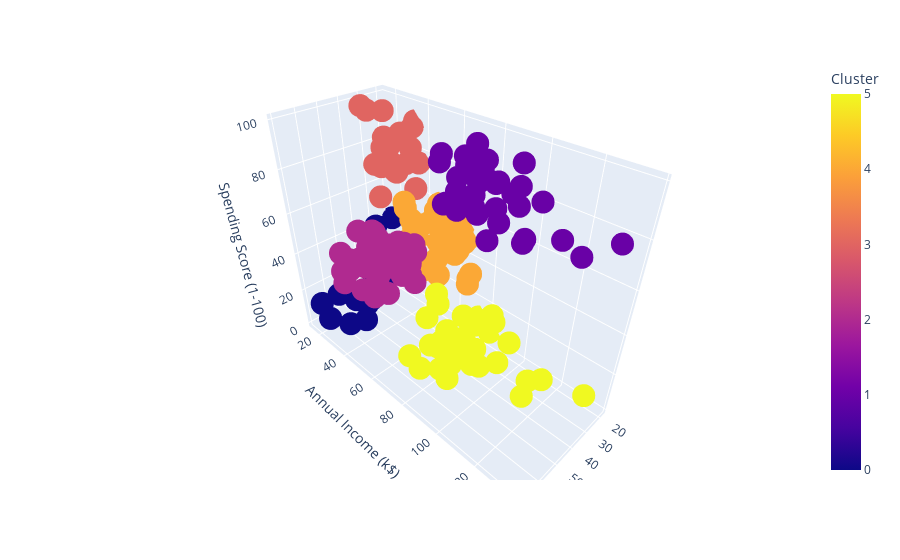

Notebook cell for this chart:
### Code cell
# plot using plotly
fig = px.scatter_3d(X_res, x='Age', y='Annual Income (k$)', z='Spending Score (1-100)', color='Cluster')
fig.show()

### Figure 1 — Plotly figure (JSON) as saved in the notebook; plotly's stock layout.template omitted (floating-point values rounded to 4 significant figures; data arrays with more than 128 entries replaced by an {"elided": "..."} marker saying what was removed)
{"data": [{"hovertemplate": "Age=%{x}<br>Annual Income (k$)=%{y}<br>Spending Score (1-100)=%{z}<br>Cluster=%{marker.color}<extra></extra>", "legendgroup": "", "marker": {"color": {"elided": "200 int values"}, "coloraxis": "coloraxis", "symbol": "circle"}, "mode": "markers", "name": "", "scene": "scene", "showlegend": false, "type": "scatter3d", "x": {"elided": "200 int values"}, "y": {"elided": "200 int values"}, "z": {"elided": "200 int values"}}], "layout": {"coloraxis": {"colorbar": {"title": {"text": "Cluster"}}, "colorscale": [[0, "#0d0887"], [0.1111, "#46039f"], [0.2222, "#7201a8"], [0.3333, "#9c179e"], [0.4444, "#bd3786"], [0.5556, "#d8576b"], [0.6667, "#ed7953"], [0.7778, "#fb9f3a"], [0.8889, "#fdca26"], [1, "#f0f921"]]}, "legend": {"tracegroupgap": 0}, "margin": {"t": 60}, "scene": {"domain": {"x": [0, 1], "y": [0, 1]}, "xaxis": {"title": {"text": "Age"}}, "yaxis": {"title": {"text": "Annual Income (k$)"}}, "zaxis": {"title": {"text": "Spending Score (1-100)"}}}}}
